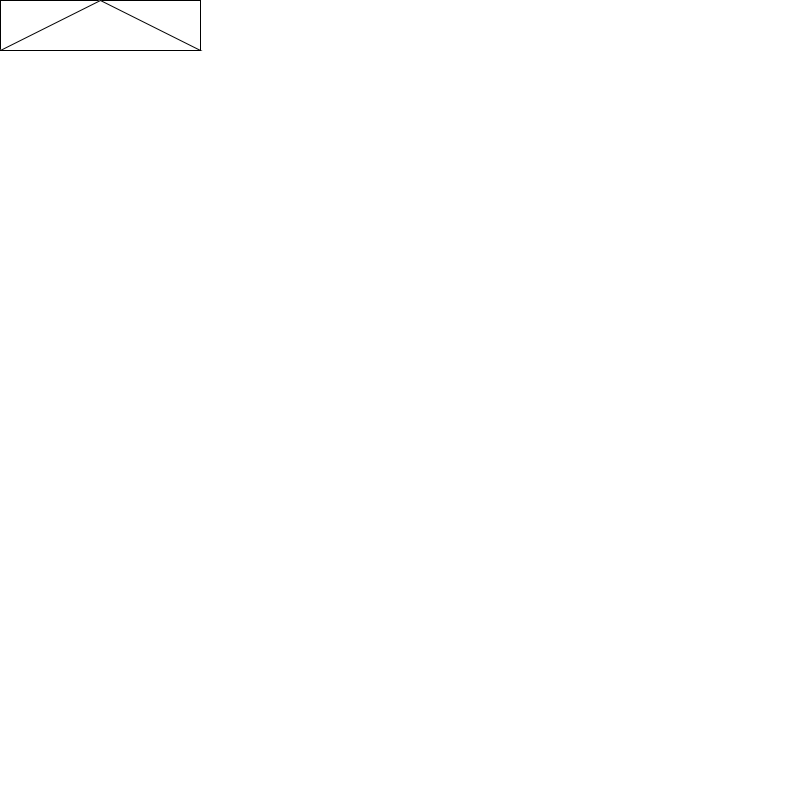
Frame 1 (no input)
Frame 60 (the mouse pressed at the canvas centre just before this capture): identical to frame 1, image omitted
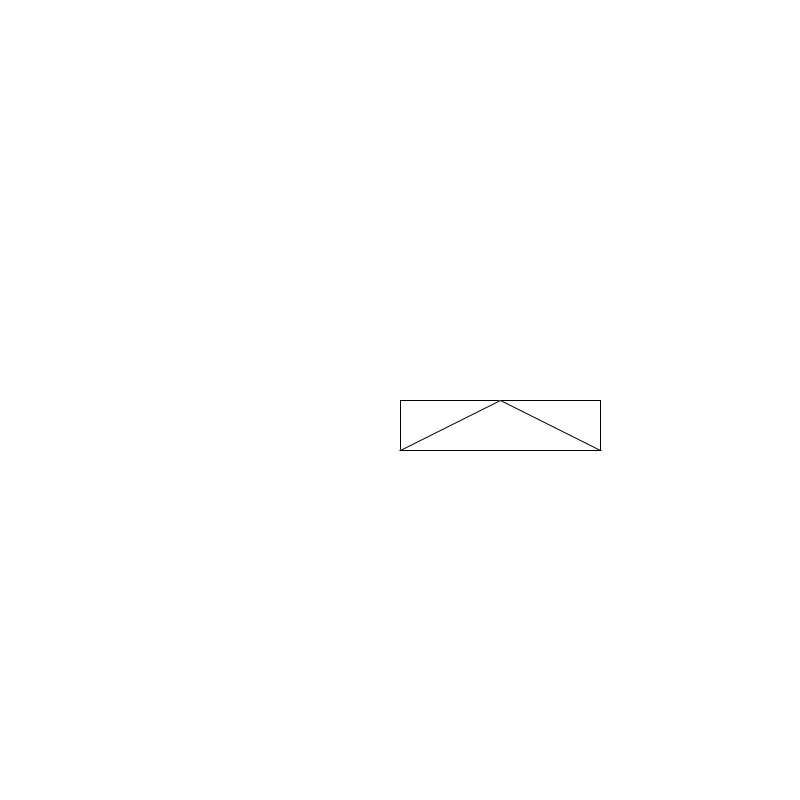
Frame 120 (the mouse held since frame 60 and released just before this capture)

The Processing sketch that drew these frames (run headless with seeded random() and noise(); from frame 60 on, the mouse is pressed at the canvas centre):

// Processing sketch: ejercicio_bruno
// ── ejercicio_bruno.pde
void setup() {
  size(800, 800);
}



void draw() {
  background(255);
  //float largocuad;
   dibujarFigura(mouseX,mouseY,200,50);
  fill(255);
}

void dibujarFigura(float x, float y, float ancho, float alto){
  rect(x, y, ancho, alto);
  triangle(x, y+alto, x+ancho, y+alto, x+ancho/2, y);
}
